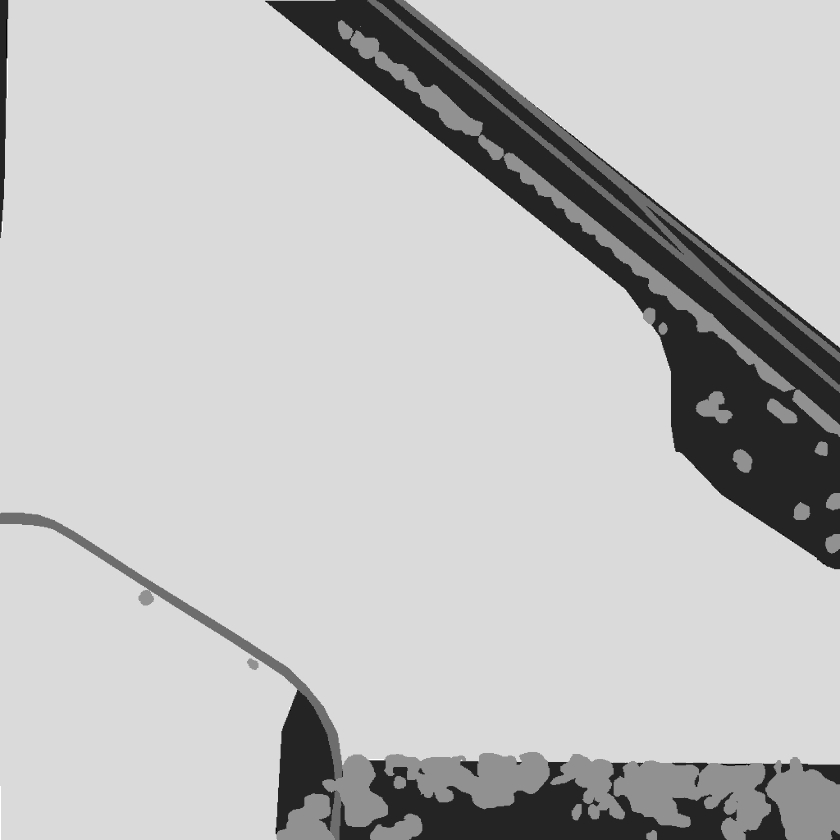
#> input picture demo/label/dolnoslaskie_27.tif, 840 x 840 px, shrunk from 1024 x 1024 before the run
$ python label_visualize.py
#> lines starting #> are read from the running program, lines starting #| are printed output that depends on the picture
import numpy as np
import matplotlib.pyplot as plt
import matplotlib.colors as mcolors
from PIL import Image
from pathlib import Path

# === 사용자 입력 ===
label_path = "./demo/label/dolnoslaskie_27.tif"  # 단일 채널 label mask 경로

# === 클래스 정의 및 색상 정보 (OpenEarthMap 기준) ===
class_info = {
    0: ("Background",        "#000000"),  # black
    1: ("Bareland",          "#800000"),
    2: ("Rangeland (grass)", "#00FF24"),
    3: ("Developed space (pavement)",   "#949494"),
    4: ("Road",              "#FFFFFF"),
    5: ("Tree",              "#226126"),
    6: ("Water",             "#0045FF"),
    7: ("Agriculture land (cropland)",  "#4BB549"),
    8: ("Building",          "#DE1F07"),
}

# === 시각화를 위한 color map 생성 ===
colors = [mcolors.hex2color(class_info[i][1]) for i in range(9)]
cmap = mcolors.ListedColormap(colors)
norm = mcolors.BoundaryNorm(np.arange(10) - 0.5, cmap.N)

# === label mask 불러오기 ===
label_img = Image.open(label_path)
#> label_img is the input picture: PIL image 840x840 L; min 1, max 8, mean 6.27
label_array = np.array(label_img)

# === 파일 이름 추출 ===
filename = Path(label_path).stem

# === 시각화 ===
fig, ax = plt.subplots(figsize=(8, 8))
im = ax.imshow(label_array, cmap=cmap, norm=norm)
ax.axis('off')
ax.set_title(f"OpenEarthMap - {filename}", fontsize=14)

# colorbar 추가 (이미지 세로 높이 맞춤)
cbar = plt.colorbar(im, ax=ax, ticks=np.arange(9), fraction=0.046, pad=0.04)
cbar.ax.set_yticklabels([class_info[i][0] for i in range(9)])
cbar.ax.tick_params(labelsize=8)

plt.tight_layout()
pth = f'./visualize/label/{filename}_label.png'
plt.savefig(pth, bbox_inches='tight')
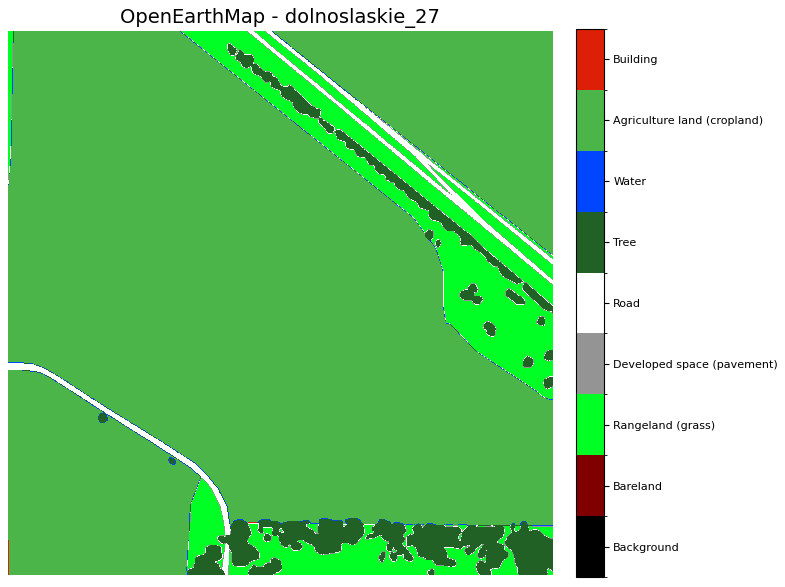
#> figure drawn by matplotlib, 2 panels
